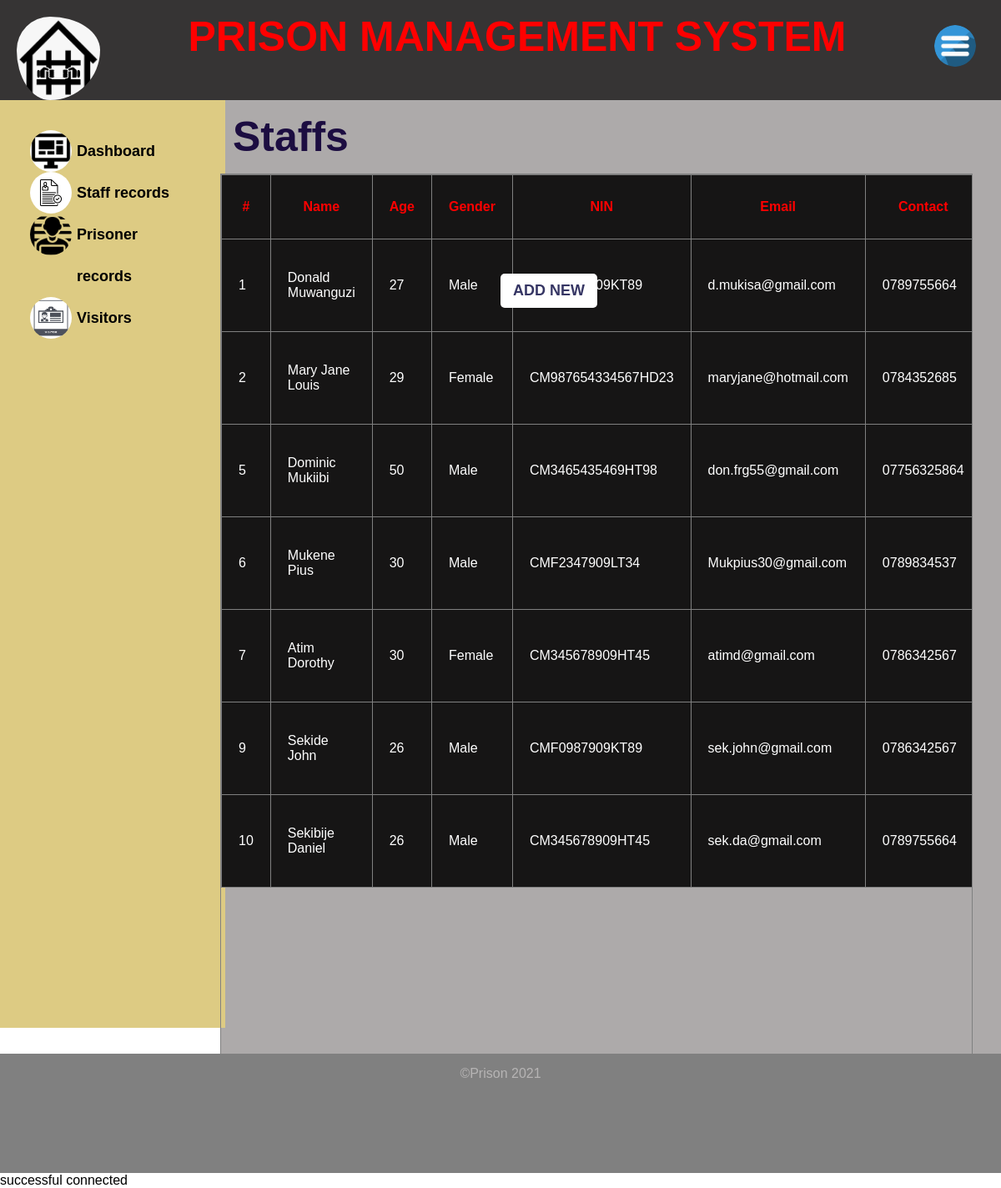
The app's page /PAGES/Staff.php (signed in) with its own data.
### tables this page shows
CREATE TABLE IF NOT EXISTS `staff` (
  `staffid` int(11) NOT NULL AUTO_INCREMENT,
  `fullname` varchar(30) NOT NULL,
  `age` int(11) NOT NULL,
  `gender` varchar(10) NOT NULL,
  `nin` varchar(30) NOT NULL,
  `email` varchar(25) NOT NULL,
  `contact` varchar(25) NOT NULL,
  `residence` varchar(50) NOT NULL,
  `nationality` varchar(20) NOT NULL,
  `duty` varchar(20) NOT NULL,
  `photo` text,
  `dob` date NOT NULL,
  `pmId` int(11) NOT NULL,
  `ADemail` varchar(40) DEFAULT NULL,
  PRIMARY KEY (`staffid`),
  KEY `pmid` (`pmId`),
  KEY `ADemail` (`ADemail`)
);

### PAGES/Staff.php (the view, shortened to what this page needs)
<?php
$con = mysqli_connect("localhost","root","","prison_system");
                $result =" SELECT * FROM staff " ;
                $display=mysqli_query($con, $result);
?>
<html>
    <head>
        <link rel="stylesheet" href="../CSS/prisoner_style.css">
    </head>
    <body>
        <div class="container">
            <div class="header">
                <img src="../IMAGES/Logo.png" alt="" id="logo">
                <h1>PRISON MANAGEMENT SYSTEM</h1>
                <a href="#"><img src="../IMAGES/drop-down.jpg" alt="drop-down icon" id="dropdown"></a>
            </div>
            <div class="column1">
                <div class="side_menu">
                    <img src="../IMAGES/dashboard_icon.png" alt="" id="icon">
                    <a href="../PAGES/Dashboard.php">Dashboard</a>
                </div>
                <div class="side_menu">
                    <img src="../IMAGES/staff_icon.jpg" alt="" id="icon">
                    <a href="#">Staff records</a>
                </div>
                <div class="side_menu">
                    <img src="../IMAGES/prisoner_icon.png" alt="" id="icon">
                    <a href="../PAGES/Prisoner.php">Prisoner records</a>
                </div>
                <div class="side_menu">
                    <img src="../IMAGES/visitor_icon.jpg" alt="" id="icon">
                    <a href="../PAGES/Visitor.php">Visitors</a>
                </div>
            </div>
            <div class="column2">
                <h1>Staffs</h1>
                    <div class="scroll-bar" style="position: absolute;">
                        <table border="1" style="border-collapse:collapse;" class="table-view" width="100%">
                            <tr>
                                <th>#</th>
                                <th>Name</th>
                                <th>Age</th>
                                <th>Gender</th>
                                <th>NIN</th>
                                <th>Email</th>
                                <th>Contact</th>
                            </tr>
                            <?php
                while ( $row=mysqli_fetch_assoc($display)) {
                    ?>
                        <tr>
                            <td > <?php echo $row['staffid'];  ?> </td >
                            <td > <?php echo $row['fullname'];  ?> </td >
                            <td > <?php echo $row['age'];  ?> </td >
                            <td > <?php echo $row['gender'];  ?> </td >
                            <td > <?php echo $row['nin'];  ?> </td >
                            <td > <?php echo $row['email'];  ?> </td >
                            <td > <?php echo $row['contact'];  ?> </td >
                                </tr >
                            <?php    }?>
                        </table>
                    </div>
            </div>
        </div>
        <div class="footer">
            <p>&copy;Prison 2021</p>
        </div>
        <a href="#" class="button" id="button">ADD NEW</a>
<?php
$con = mysqli_connect("localhost","root","","prison_system");
if(!$con){
    die("Could not connect: ". mysqli_connect_error());
}else{
   echo "successful connected";
}
?>
    </body>
</html>

### CSS/prisoner_style.css (style rules this page uses)
* { margin: 0; padding: 0; font-family: sans-serif; }
.container { width: 100%; margin: 0; padding: 0; font-family: sans-serif; }
.header { width: 100%; justify-content: space-between; display: inline-flex; background: rgb(54, 52, 52); }
.header #logo { width: 100px; height: 100px; border-radius: 50%; padding-left: 20px; padding-top: 20px; }
.header a #dropdown { width: 50px; height: 50px; border-radius: 50%; margin-top: 30px; margin-right: 30px; }
.header h1 { color: red; font-size: 50px; font-weight: bolder; padding: 15px; }
.column1 { float: left; height: 96vh; padding-top: 3%; padding-left: 3%; padding-right: 54px; width: 15%; line-height: 50px; background: rgb(221, 203, 131); }
.column1 .side_menu { display: inline-flex; }
.column1 .side_menu #icon { width: 50px; height: 50px; border-radius: 50%; }
.column1 .side_menu a { padding-left: 6px ; }
a { font-size: 18px; font-weight: bold; text-decoration: none; color: black; }
.column2 { width: auto; height: 102vh; margin-left: 22%; background:rgb(173, 170, 170); }
h1 { color: rgb(28, 13, 65); font-size: 50px; font-weight: bolder; padding: 15px; }
.footer { width: auto; height: 10vh; padding: 15px; text-align: center; color: rgb(182, 180, 180); background: gray; }
.button { background: white; padding: 10px 15px; color: rgb(54, 54, 100); font-weight: bolder; font-size: 18px; border-radius: 5px; box-shadow: #282828; position: absolute; top: 23%; text-decoration: none; transition: 0.4s; left: 50%; }

### PAGES/Staff.php (style rules this page uses)
.table-view th,.table-view td { padding: 20px; background: rgb(22, 21, 21); color: white; }
.table-view th { color:red; }
.scroll-bar { height: 75%; width: 75%; border: 1px solid grey; overflow: auto; white-space: nowrap; }

### records on screen
staff: staffid "1", fullname "Donald Muwanguzi", age "27", gender "Male", email "d.mukisa@gmail.com", contact "0789755664"
staff: staffid "2", fullname "Mary Jane Louis", age "29", gender "Female", nin "CM987654334567HD23", email "maryjane@hotmail.com", contact "0784352685"
staff: staffid "5", fullname "Dominic Mukiibi", age "50", gender "Male", nin "CM3465435469HT98", email "don.frg55@gmail.com", contact "07756325864"
staff: staffid "6", fullname "Mukene Pius", age "30", gender "Male", nin "CMF2347909LT34", email "Mukpius30@gmail.com", contact "0789834537"
staff: staffid "7", fullname "Atim Dorothy", age "30", gender "Female", nin "CM345678909HT45", email "atimd@gmail.com", contact "0786342567"
staff: staffid "9", fullname "Sekide John", age "26", gender "Male", nin "CMF0987909KT89", email "sek.john@gmail.com", contact "0786342567"
staff: staffid "10", fullname "Sekibije Daniel", age "26", gender "Male", nin "CM345678909HT45", email "sek.da@gmail.com", contact "0789755664"
